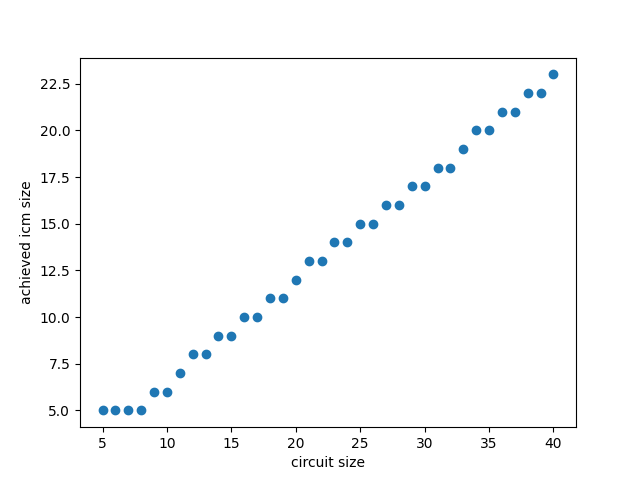

The Python source for this figure:
import cirq.circuits
import cirq
import matplotlib.pyplot as plt
import warnings
import pandas as pd
import itertools
from multiprocessing import Pool, shared_memory
from evaluation import evaluate
import numpy as np
import os


if __name__ == '__main__':

    # triton cpus:
    # - lots :)

    number_of_runs = 10000
    error_rate = 0.001
    path = "history/"

    circuit_sizes = range(5, 40+1)
    #circuit_types = ["adder", "b1", "b2", "b3"]
    circuit_types = ["adder"]

    paramlist = list(itertools.product(circuit_types, circuit_sizes))

    # use shared memory cause neater format for results
    init_res = np.zeros((len(circuit_sizes)))
    ntype = init_res.dtype
    shared_shape = init_res.shape
    shared_res = shared_memory.SharedMemory(create=True, size=init_res.nbytes)
    name_shared = shared_res.name
    final_res = np.ndarray(shared_shape, dtype=ntype, buffer=shared_res.buf)
    
    def run_simulation(icm_circuit, flag_circuit):
        results, _, _, _, _ = evaluate.stabilizers_robustness_and_logical_error(flag_circuit, icm_circuit, number_of_runs, [error_rate], False, "", "perfect flags")
        return results

    def parallel_simulation(inp):

        exist_res = shared_memory.SharedMemory(name=name_shared)
        mid_res = np.ndarray(shared_shape, dtype=ntype, buffer=exist_res.buf)

        circuit_type, circuit_size = inp

        # fetch flag qubit circuit files
        jsons_path = "circuits/"
        icm_file = jsons_path + "icm_" + circuit_type + "_" + str(circuit_size) + ".json"
        icm_circuit = cirq.read_json(icm_file)
        fc_file = jsons_path + "fc_" + circuit_type + "_" + str(circuit_size) + ".json"
        flag_circuit = cirq.read_json(fc_file)


        # run perfect flag simulation
        res = run_simulation(icm_circuit, flag_circuit)

        # check which icm adder this meets
        icm_res_path = "adder2/"        
        icm_files = list(filter(lambda f: f.startswith("icm_") and ("small" not in f), os.listdir(icm_res_path)))
        icm_files.sort(key = lambda w: int(w.split("_")[2]))

        i = -1
        for filename in icm_files:

            parts = filename.split("_")
            type = parts[1]
            size = parts[2]
            mod = parts[3]

            warnings.warn(size)

            if type == circuit_type:
                icm_res = pd.read_csv(icm_res_path + "icm_" + circuit_type + "_" + size + "_" + mod + "_" + str(error_rate) + ".csv")
                # update i and break loop when icm_res < res
                i = size
                if icm_res.to_numpy()[0][0] > res:
                    break
        warnings.warn("done: " + str(circuit_size))
        # save results
        mid_res[circuit_size - 5] = i
        exist_res.close()

    procs = len(paramlist) + 1
    pool = Pool()#processes=procs)
    pool.map(parallel_simulation, paramlist)
    pool.close()
    pool.join()

    # plotting
    x = range(5, 40+1)
    plt.scatter(x, final_res)
    plt.xlabel("circuit size")
    plt.ylabel("achieved icm size")
    plt.savefig("history.png")

    # save result as csv
    df = pd.DataFrame(final_res)
    df.to_csv('history_adder.csv',index=False)

    shared_res.unlink()
    shared_res.close()

